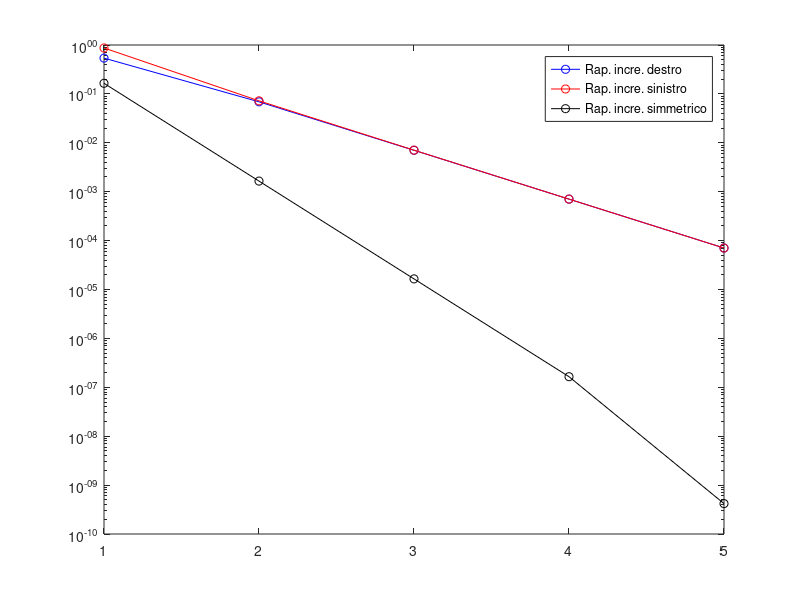

MATLAB code for this plot:
clear all;
clc;

% DATI
f = @(x) sin(x) + x;
Df = @(x) cos(x) + 1;
x0 = 3;
n = 5;
h_value = logspace(-1,-n,n);

% Ciclo su h per calcolare i vari rapporti incrementali
for i = 1:n
    h = h_value(i); 
    deltaP(i) = (f(x0+h)-f(x0))/h;
    deltaM(i) = (f(x0)-f(x0-h))/h;
    deltaS(i) = (f(x0+h)-f(x0-h))/(2*h);
end

% Valore esatto 
Df_true = Df(x0);

% Errori relativi
errdeltaP = abs(deltaP - Df_true)/abs(Df_true);
errdeltaM = abs(deltaM - Df_true)/abs(Df_true);
errdeltaS = abs(deltaS - Df_true)/abs(Df_true);

% Grafico in scala semilogaritmica degli errori
figure(1)
semilogy(1:n,errdeltaP,'bo-')
hold on;
semilogy(1:n,errdeltaM,'ro-')
semilogy(1:n,errdeltaS,'ko-')
legend('Rap. incre. destro', 'Rap. incre. sinistro', 'Rap. incre. simmetrico')

